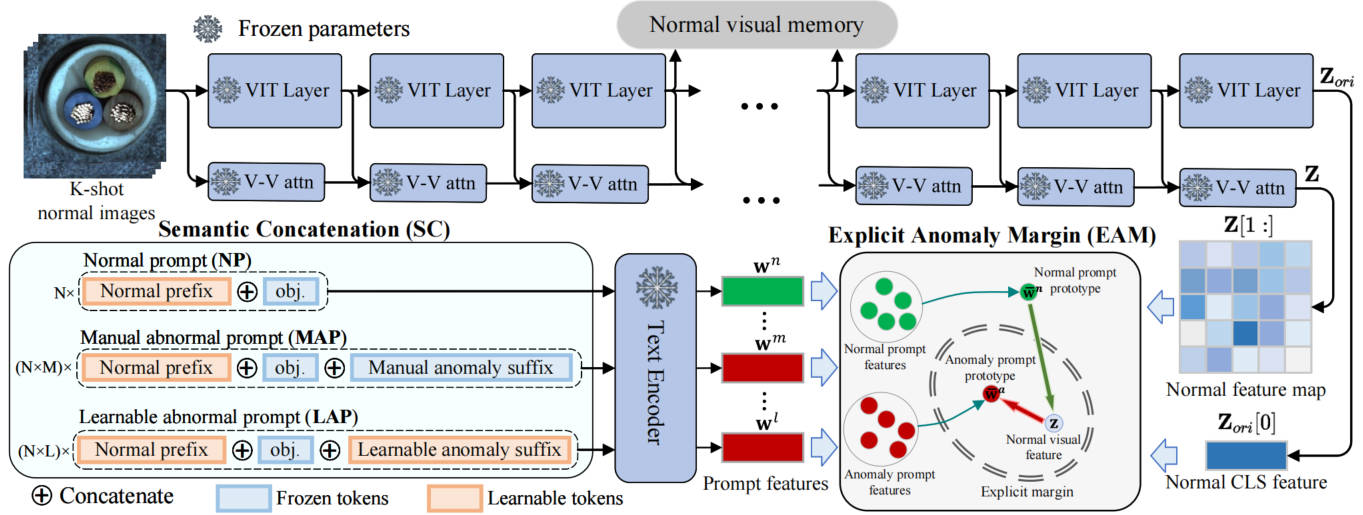
#> input picture PromptAD.jpg, 1363 x 515 px
$ python -i cutpaste.py   (imports and definitions only)
#> lines starting #> are read from the running program, lines starting #| are printed output that depends on the picture
from PIL import Image
import random
import numpy as np
from torchvision import transforms

class CutPaste(object):

    def __init__(self, transform=True, type='binary'):
        '''
        This class creates two different augmentations: CutPaste and CutPaste-Scar. Moreover, it returns augmented images
        for binary and 3-way classification.

        :arg
        :transform[binary]: - if True use Color Jitter augmentations for patches
        :type[str]: options ['binary' or '3way'] - classification type
        '''
        self.type = type
        if transform:
            self.transform = transforms.ColorJitter(brightness=0.1,
                                                    contrast=0.1,
                                                    saturation=0.1,
                                                    hue=0.1)
        else:
            self.transform = None

    # [104 lines left out: functions crop_and_paste_patch, cutpaste, cutpaste_scar, __call__, not called in this run]

>>> import cv2
>>> picture = cv2.imread('../PromptAD.jpg', cv2.IMREAD_GRAYSCALE)
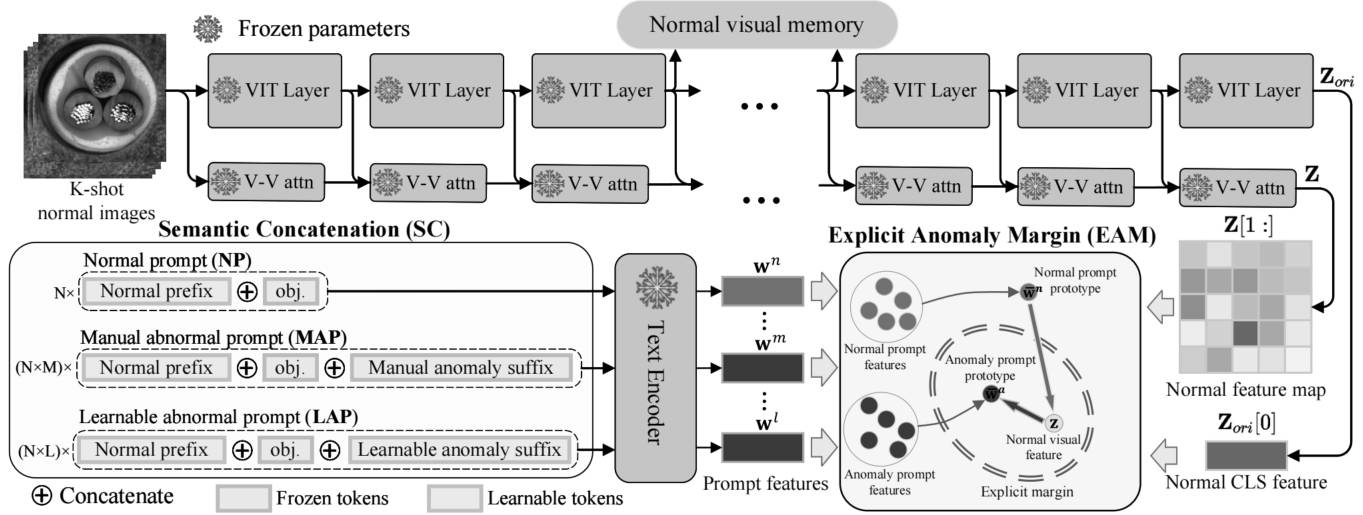
#> picture: shape (515, 1363); min 0, max 255, mean 216.9
>>> result = CutPaste().cutpaste_scar(picture)
#> (the run stopped early here; a loop or call above may not have finished)
